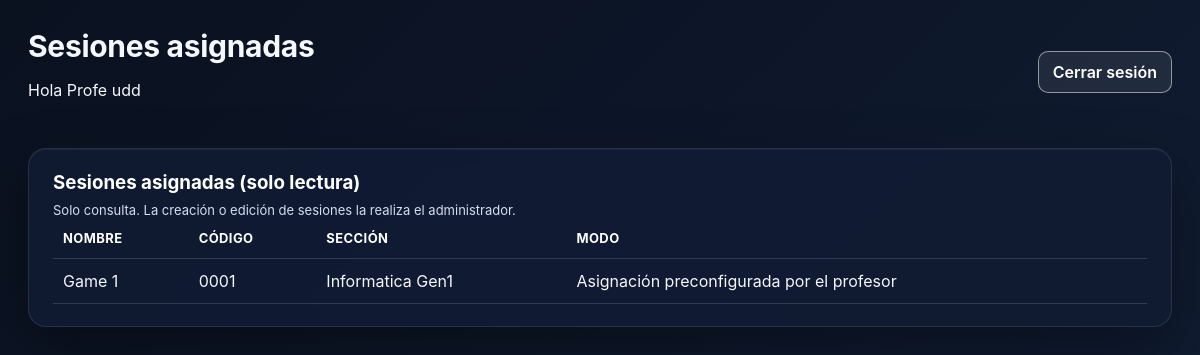
/profesor/sesiones/ (signed in), run on the app's committed database.
### etapasJuego/models.py (models this page shows, shortened)
class GameSession(models.Model):
    THEME_CHOICES = [
        ("SALUD", "Salud"),
        ("SUST", "Sustentabilidad"),
        ("EDU", "Educación"),
    ]
    MODO_CHOICES = [
        ("LOGIN_RANDOM", "Asignación automática en el login"),
        ("PRECONFIGURADO", "Asignación preconfigurada por el profesor"),
    ]
    nombre = models.CharField(max_length=100)
    codigo = models.CharField(max_length=10, unique=True)
    fecha = models.DateField(auto_now_add=True)
    profesor = models.ForeignKey(
        settings.AUTH_USER_MODEL,
        on_delete=models.SET_NULL,
        null=True,
        blank=True,
        related_name="sesiones_juego",
    )
    etapa_actual = models.CharField(max_length=20, default="ETAPA1")
    seccion = models.ForeignKey(
        "login.SeccionEstudiantes",
        related_name="sesiones",
        on_delete=models.SET_NULL,
        null=True,
        blank=True,
    )
    modo_asignacion = models.CharField(
        max_length=20,
        choices=MODO_CHOICES,
        default="LOGIN_RANDOM",
    )
    duracion_etapa1_segundos = models.PositiveIntegerField(default=5 * 60)
    duracion_etapa2_segundos = models.PositiveIntegerField(default=10 * 60)
    duracion_etapa3_segundos = models.PositiveIntegerField(default=15 * 60)
    duracion_etapa4_segundos = models.PositiveIntegerField(default=10 * 60)
    qr_encuesta_url = models.URLField(blank=True, null=True)
    qr_instagram_url = models.URLField(blank=True, null=True)
    qr_linkedin_url = models.URLField(blank=True, null=True)
    class Meta:
        constraints = [
            models.UniqueConstraint(
                fields=["seccion"],
                name="unique_gamesession_per_seccion",
            ),
        ]

### login/models.py (models this page shows)
class SeccionEstudiantes(models.Model):
    nombre = models.CharField(max_length=100)
    carrera = models.CharField(max_length=100, blank=True)
    carrera_fk = models.ForeignKey(
        "Carrera",
        related_name="secciones",
        on_delete=models.SET_NULL,
        null=True,
        blank=True,
        help_text="Nueva referencia normalizada a Carrera; preferir este campo sobre el texto legado.",
    )
    anio_ingreso = models.PositiveIntegerField(null=True, blank=True)
    fecha_creacion = models.DateTimeField(auto_now_add=True)
    def __str__(self):
        return self.nombre

### login/panel_views.py (the view)
# urls.py: path("sesiones/", views.profesor_sesiones, name="sesiones"),
@profesor_required
def profesor_sesiones(request):
    sesiones = GameSession.objects.select_related("seccion").filter(profesor=request.user).order_by("-id")
    secciones_disponibles = SeccionEstudiantes.objects.filter(
        Q(sesiones__profesor=request.user) | Q(sesiones__isnull=True)
    ).distinct()
    form = GameSessionForm(
        request.POST or None,
        request=request,
        allowed_secciones=secciones_disponibles,
    )
    if request.method == "POST" and form.is_valid():
        form.save()
        messages.success(request, "Sesión guardada.")
        return redirect("profesorpanel:sesiones")
    return render(
        request,
        "login/profesor/sesiones.html",
        {"sesiones": sesiones, "form": form},
    )

### login/permissions.py (called while the page is built)
def user_has_role(user, role_name: str) -> bool:
    return user.is_authenticated and user.groups.filter(name=role_name).exists()

def is_admin(user) -> bool:
    return user.is_superuser or user.is_staff or user_has_role(user, ADMIN_GROUP)

def is_profesor(user) -> bool:
    return user_has_role(user, PROFESOR_GROUP)

def _role_required(check_fn, error_message):
    def decorator(view_func):
        @wraps(view_func)
        def _wrapped(request, *args, **kwargs):
            if not request.user.is_authenticated:
                return redirect("login:login")
            if not check_fn(request.user):
                messages.error(request, error_message)
                return redirect("login:login")
            return view_func(request, *args, **kwargs)
        return login_required(_wrapped)
    return decorator

def profesor_required(view_func):
    return _role_required(lambda u: is_profesor(u) or is_admin(u), "No tienes permisos de profesor.")(
        view_func
    )

### login/templates/login/profesor/sesiones.html (shortened to what this page needs)
{% extends "login/panel_base.html" %}
{% block header_title %}Sesiones asignadas{% endblock %}
{% block content %}
<div class="panel-card">
    <h3>Sesiones asignadas (solo lectura)</h3>
    <p class="muted">Solo consulta. La creación o edición de sesiones la realiza el administrador.</p>
    <div class="panel-table-wrapper">
        <table class="panel-table">
            <thead>
                <tr>
                    <th>Nombre</th>
                    <th>Código</th>
                    <th>Sección</th>
                    <th>Modo</th>
                </tr>
            </thead>
            <tbody>
                {% for s in sesiones %}
                    <tr>
                        <td>{{ s.nombre }}</td>
                        <td>{{ s.codigo }}</td>
                        <td>{{ s.seccion }}</td>
                        <td>{{ s.get_modo_asignacion_display }}</td>
                    </tr>
                {% empty %}
                    <tr><td colspan="4">No tienes sesiones configuradas.</td></tr>
                {% endfor %}
            </tbody>
        </table>
    </div>
</div>
{% endblock %}

### login/templates/login/panel_base.html (shortened to what this page needs)
{% load static %}
<!DOCTYPE html>
<html lang="es">
<head>
    <link rel="stylesheet" href="{% static 'login/css/panel.css' %}">
</head>
<body class="panel-body {% if request.resolver_match and request.resolver_match.app_name == 'adminpanel' %}admin-theme{% elif request.resolver_match and request.resolver_match.app_name == 'profesorpanel' %}professor-theme{% endif %}">
    <div class="panel-container">
        <div class="panel-topbar">
            <div>
                <h1>{% block header_title %}Panel{% endblock %}</h1>
                <p>Hola {{ request.user.get_full_name|default:request.user.username }}</p>
            </div>
            <div class="panel-actions">
                {% if request.user.is_authenticated %}
                    <a class="btn-link btn-outline" href="{% url 'login:logout' %}">Cerrar sesión</a>
                {% endif %}
            </div>
        </div>
        {% block content %}{% endblock %}
    </div>
</body>
</html>

### login/static/login/css/panel.css (style rules this page uses)
body.panel-body { font-family: 'Inter', 'Helvetica Neue', Arial, sans-serif; background: #0b1021; background-image: radial-gradient(circle at 20% 20%, rgba(255,255,255,0.06), transparent 20%), radial-gradient(circle at 80% 10%, rgba(255,255,255,0.05), transparent 18%), linear-gradient(135deg, #0b1021 0%, #0e152d 45%, #0b162f 100%); min-height: 100vh; margin: 0; padding: 28px; color: #e6edf9; }
.panel-body.professor-theme { background: linear-gradient(135deg, #0a111f 0%, #0e182b 50%, #111f38 100%); color: #f4f7ff; }
.panel-container { max-width: 1300px; margin: 0 auto; padding-bottom: 24px; }
.panel-topbar { display: flex; align-items: center; justify-content: space-between; color: #f5f8ff; margin-bottom: 32px; position: relative; }
.panel-topbar h1 { margin: 0; font-size: 30px; letter-spacing: -0.3px; }
.panel-topbar .panel-actions { display: flex; gap: 12px; }
.panel-card { background: #0f1a31; border-radius: 18px; padding: 22px 24px; box-shadow: 0 22px 64px rgba(0, 0, 0, 0.28), 0 1px 0 rgba(255, 255, 255, 0.08) inset, 0 1px 0 rgba(255, 255, 255, 0.05); border: 1px solid rgba(255,255,255,0.08); margin-bottom: 22px; text-decoration: none; color: #f7faff; display: block; backdrop-filter: blur(8px); }
.panel-body.admin-theme .panel-card, .panel-body.professor-theme .panel-card { background: rgba(17, 28, 52, 0.92); border: 1px solid rgba(255,255,255,0.1); box-shadow: 0 24px 60px rgba(0, 0, 0, 0.35), 0 1px 0 rgba(255, 255, 255, 0.05) inset; }
.panel-card h2, .panel-card h3 { margin-top: 0; margin-bottom: 8px; color: #ffffff; }
.panel-table { width: 100%; min-width: 100%; border-collapse: collapse; box-sizing: border-box; table-layout: auto; }
.panel-table th, .panel-table td { padding: 12px 10px; border-bottom: 1px solid rgba(255,255,255,0.14); text-align: left; color: #f5f7ff; word-break: break-word; white-space: normal; }
.panel-table-wrapper { width: 100%; overflow-x: auto; }
.panel-table th { font-weight: 700; color: #ffffff; text-transform: uppercase; letter-spacing: 0.4px; font-size: 13px; }
.btn-link { display: inline-block; padding: 10px 14px; border-radius: 10px; border: none; color: #ffffff; text-decoration: none; cursor: pointer; font-weight: 600; transition: transform 0.08s ease, box-shadow 0.12s ease; }
.btn-outline { border: 1px solid rgba(255,255,255,0.5); color: #ffffff; background: rgba(255,255,255,0.08); }
.muted { color: #d5ddf2; margin: 4px 0 0; font-size: 13px; }

### data on the page
GameSession: nombre "Game 1", codigo "0001", seccion "Informatica Gen1", modo_asignacion "Asignación preconfigurada por el profesor"

### other printed values
{{ request.user.get_full_name|default:request.user.username }} "Profe udd"
